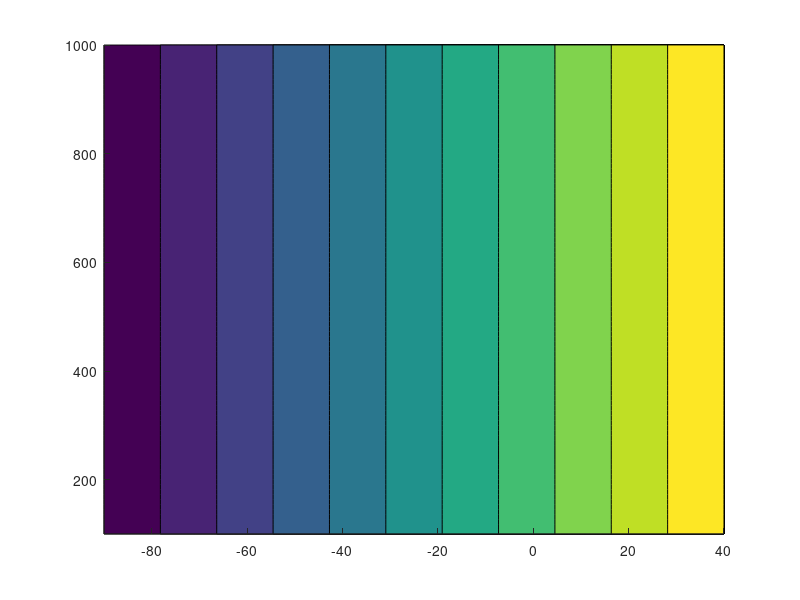

MATLAB code for this plot: (Note: this script raises an error after producing the figure.)
function f = Stuve()
    %% Constants
    p_0 = 1000;     %hPa
    T_0 = 273.15;
    Gamma = 6;     %K/km
    k = 0.287;
    e_s0 = 6.112;   %hPa
    L_lv = 2501;    %kJ/kg
    c_p = 1;        %kJ/kg
    ep = 0.622;     %Unitless
    
    %% Domains
    p = linspace(100,1000,100).';  %[hPa]
    T = linspace(-90,40,1000) + 273.15; %[K]
    
    %% Results
    exner = (p/p_0).^k;
    TH = T.*exner.^-1;
    
    A = p-e_s(T);
    r = ep*bsxfun(@times,e_s(T),1./A)*1000;
    
    THe = TH.*exp(L_lv*r/1000./(c_p*T));
    P = p.*(zeros(1,numel(T))+1);
    T_iso = T.*(1+zeros(numel(p),1));
    
    z = T_0/Gamma .* (1 - exner);
    T_env = T_0 - Gamma*z;
    
    %% Plotting
    labelsize = 6;
    close all;
    r_vals = [0.1,0.2,0.6,1,2,3,5,10,20,30];
    TH_vals = linspace(250,400,10);
    THe_vals = TH_vals;
    alpha = 0.7;
    
    [C5,h5] = contourf(T-273.15,p,T_iso-273.15,'Color',[0 0 0]+1,'LineStyle','--','LineWidth',0.1,'HandleVisibility','off');
    colormap(parula);
    h = colorbar;
    caxis([-150 40]);
    hold on;
    [C4,h4] = contour(T-273.15,p,P,'Color',[0 0 0]+0,'LineStyle','--','LineWidth',0.1);    
    [C1,h1] = contour(T-273.15,p,TH,TH_vals,'Color','b','LineWidth',0.8);
    [C2,h2] = contour(T-273.15,p,THe,THe_vals,'Color','c','LineStyle','-','LineWidth',0.8);
    
    [C3,h3] = contour(T-273.15,p,r,r_vals,'Color','r','LineStyle','-','LineWidth',0.8);
    
    clabel(C3,h3,'FontSize',labelsize,'Color','r');
    clabel(C2,h2,'FontSize',labelsize,'Color','c')
    
    legend('p [hPa]','\theta [K]','\theta_e [K]','r_s [g/kg]','location','southwest','NumColumns',1);
    set(get(h,'label'),'string','Temperature [^oC]');
    
    set(gca,'YDir','reverse');
    
    xlabel("Temperature T [^oC]");
    ylabel("Pressure p [hPa]")
    
    %% Nested functions
    function e_s = e_s(T)
        t = T - 273.15;
        e_s = e_s0*exp(17.27*t./(t+237.7));
    end


end